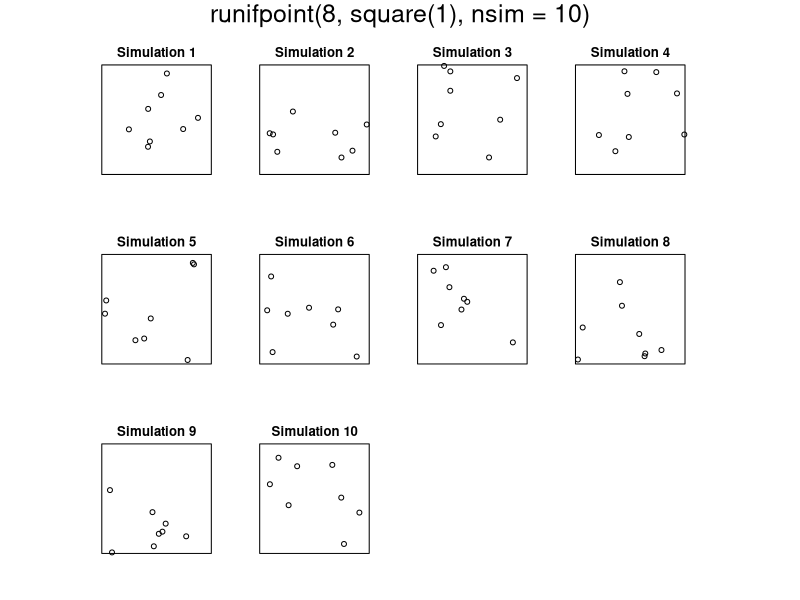
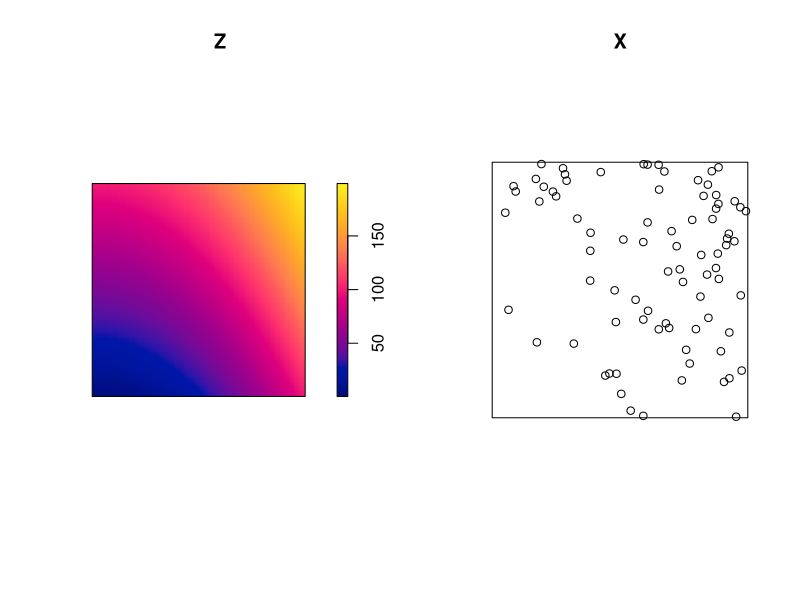
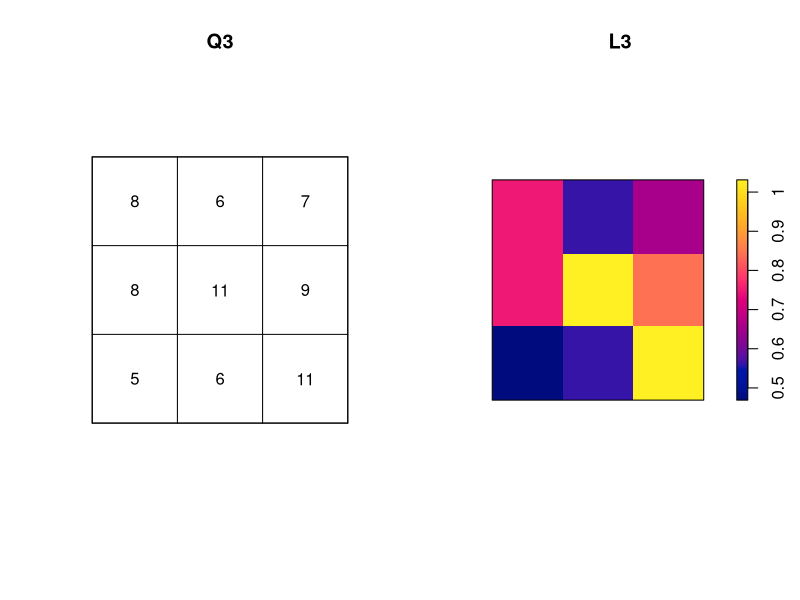
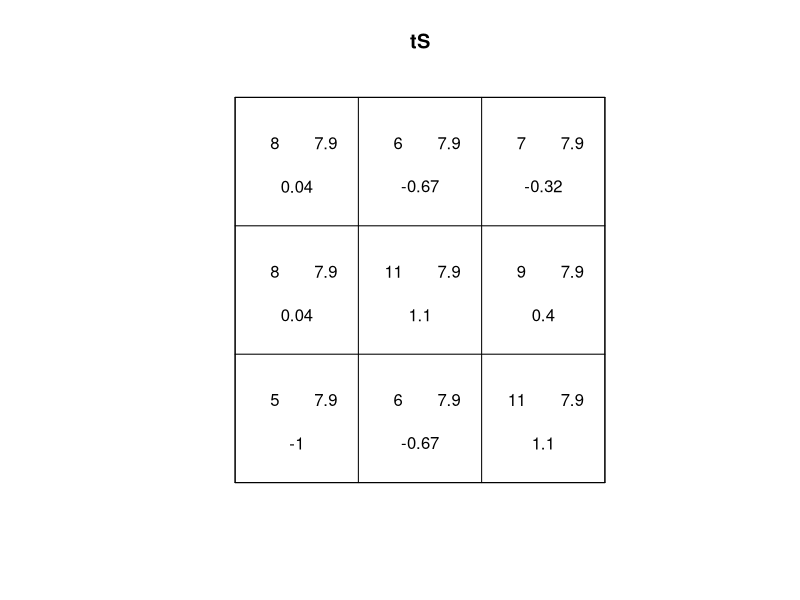
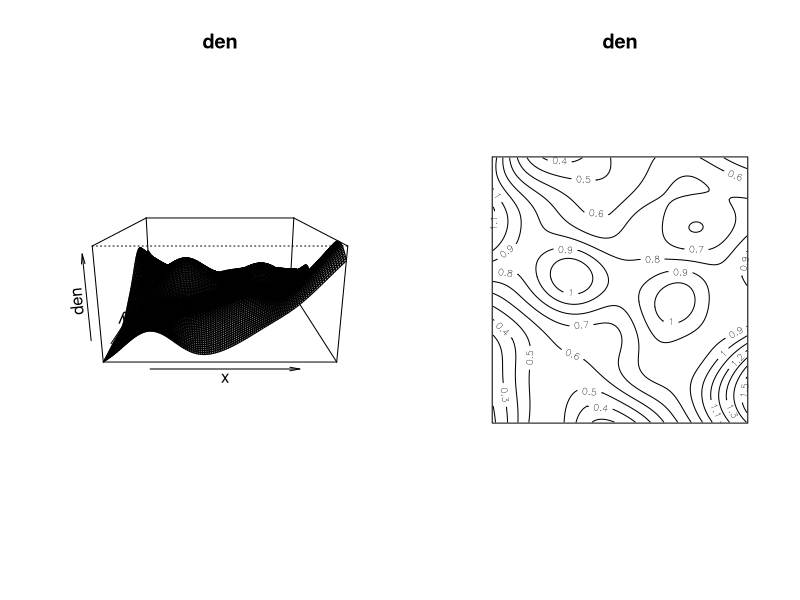
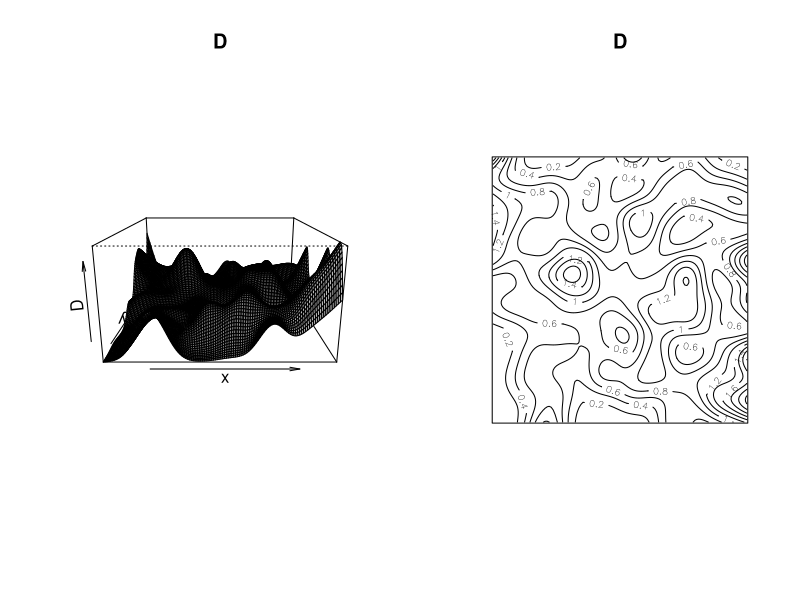
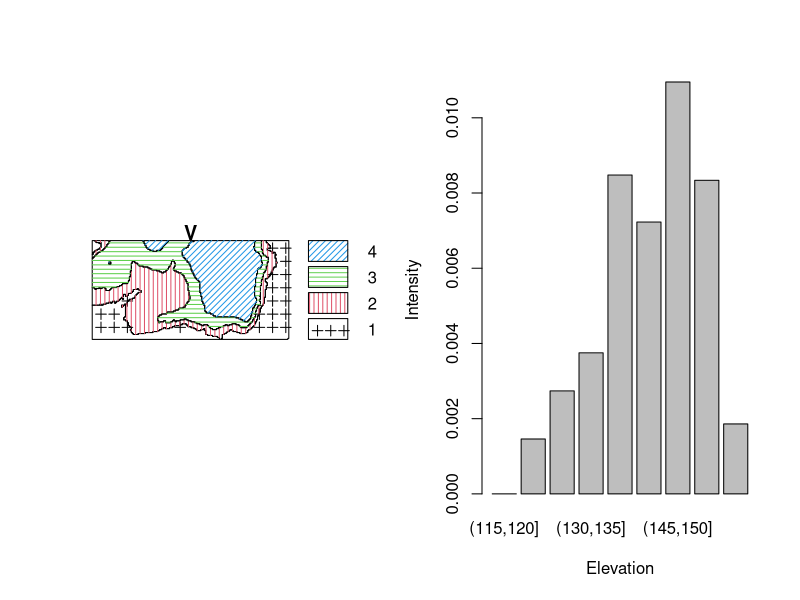
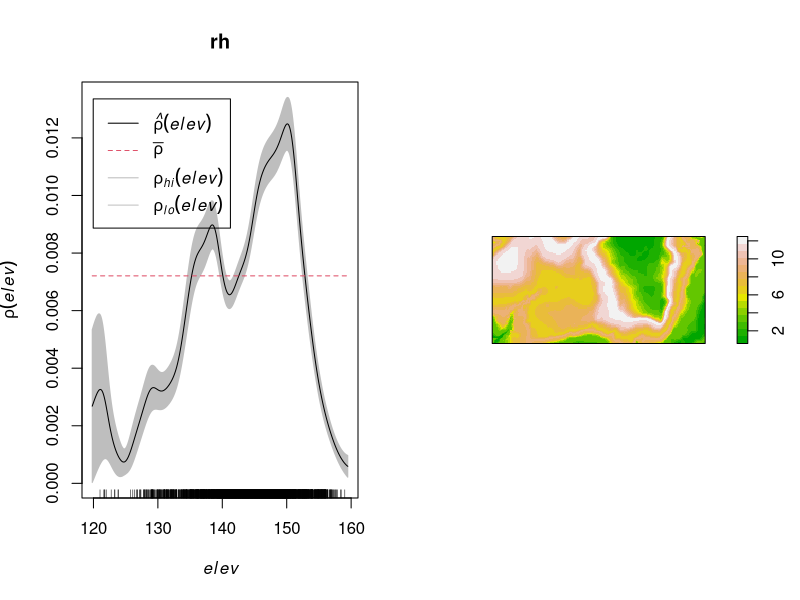

Source code (R) for these figures, in order:
## ---- chunk 1
library(spatstat)
## ---- chunk 2
# Simulating a Binomial Point process with n=8
plot(runifpoint(8,square(1),nsim=10))
#Simulating an in-homogeneous Poisson process with varying intensity
par(mfrow=c(1,2))
lambda =function(x,y) { 100 * (x^2+y) }
Z=as.im(lambda, unit.square())
X=rpoispp(Z)
plot.im(Z)
plot(X)
## ---- chunk 3
#Calculation of the mean intensity for the swedishpines data set
npoints(swedishpines)/area(Window(swedishpines))
intensity(swedishpines)
unitname(swedishpines) #units of  0.1 meters
intensity(rescale(swedishpines)) # Reescaled to the units of meters
# Calculation of the standard error
X=rescale(swedishpines)
lam = intensity(X)
sdX= sqrt(lam/area(Window(X)))
sdX
## ---- chunk 4
#Quadrat Count
swp= rescale(swedishpines)
Q3= quadratcount(swp, nx=3, ny=3)
Q3
par(mfrow=c(1,2))
plot(Q3)
L3=intensity(Q3, image=TRUE) 
plot(L3)
dev.off()
# Quadrat test
tS= quadrat.test(swp, 3,3) 
tS
plot(tS)
## ---- chunk 5
# Intensity estimation using a 
#Gaussian kernel function
den=density(swp,sigma=1)
#Plotting the density function
par(mfrow=c(1,2))
persp.im(den,col="gray")
contour.im(den)
#Optimizing the bandwidth selection
#using the  Diggle and Berman's method
D = density(swp, sigma=bw.diggle)
persp.im(D,col="gray")
contour.im(D)
## ---- chunk 6
#Using covariates to analyze the intensity 
#of the process
summary(bei)
help("bei")
elev = bei.extra$elev #Get elevation from bei.extra
b = quantile(elev, probs=(0:4)/4, type=2)
Zcut = cut(elev, breaks=b, labels=1:4) 
V = tess(image=Zcut) #Creates a tessellation
textureplot(V)
#Quadratcount works with tesselations
qb = quadratcount(bei, tess=V)
qb
quadrat.test(qb)#chi-square test using tesselations
#Dividing elevation into equal length intervals
b5= seq(0, 5 * ceiling(max(elev)/5), by=5)
Zcut5 = cut(elev, breaks=b5, include.lowest=TRUE)
Q5 = quadratcount(bei, tess=tess(image=Zcut5)) 
lam5 = intensity(Q5) #Estimate intensity for each elevation interval
barplot(lam5,xlab="Elevation",ylab="Intensity")
#rho function estimation
rh= rhohat(bei, elev) #Estimate intensity as a function of elevation
print(rh) #Information about rh
plot(rh) #plot rho vs point elevations
#Producing an image of rho
plot(predict(rh)*1000,main="",col=terrain.colors(15)) 
rhf =as.function(rh)
rhf(130) #Evaluation of rho at a given elevation
#rho estimate validation
pred = predict(rh) 
kden = density.ppp(bei, 50)
Window(pred) #Get window
Window(kden) #Get window
Window(kden)=Window(pred) #Make windows compatible
pairs(pred,kden)
plot(eval.im(kden - pred),col=terrain.colors(15),main="")
#Using elevation and gradient to estimate the intensity
#data set: bei.extra
help(bei.extra)
summary(bei.extra) #two images: elevation and gradient
with(bei.extra, rho2hat(bei, grad, elev)) 
#Testing CSR using exact values of elevation 
cdf=cdf.test(bei, elev)
plot(cdf)
